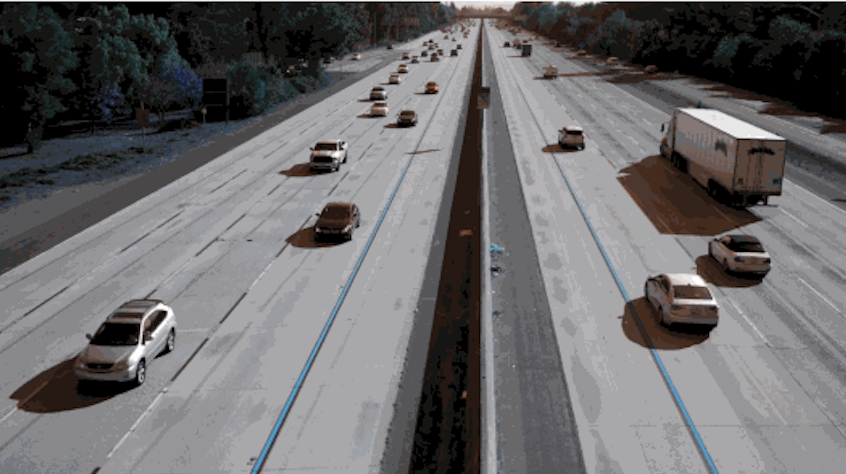
#> input picture Image_PetitJean/Travaux pratiques/donnees/frame1.png, 846 x 474 px, found by its file name
$ jupyter execute TP01.ipynb
#> lines starting #> are read from the running program, lines starting #| are printed output that depends on the picture
[cell 1]
import cv2
import matplotlib.pyplot as plt
import numpy as np

L'objectif du TP est :

- d'implémenter l'estimation du flot optique par la méthode de Lucas-Kanade : l'estimation se fera uniquement en certains points de l'image, obtenus grâce à la fonction cv.goodFeaturesToTrack

- d'utiliser une fonction de OpenCV pour l'estimation dense du flot optique cv.calcOpticalFlowFarneback

- de comparer les 2 estimations obtenues.

On appliquera l'estimation de mouvement entre les 2 images ci-dessous, et on l'affichera soit sous forme de champ de vecteurs ou comme une image HSV.

[cell 2]
img1 = cv2.imread('C:\\Users\\konta\\Desktop\\UFR SCIENCES ET TECHNIQUES\\Traitement Images\\Image_PetitJean\\Travaux pratiques\\donnees\\frame1.png')
#> img1 is the input picture: shape (474, 846, 3); mean B, G, R 107.4, 106.1, 107.6
img2 = cv2.imread('C:\\Users\\konta\\Desktop\\UFR SCIENCES ET TECHNIQUES\\Traitement Images\\Image_PetitJean\\Travaux pratiques\\donnees\\frame2.png')
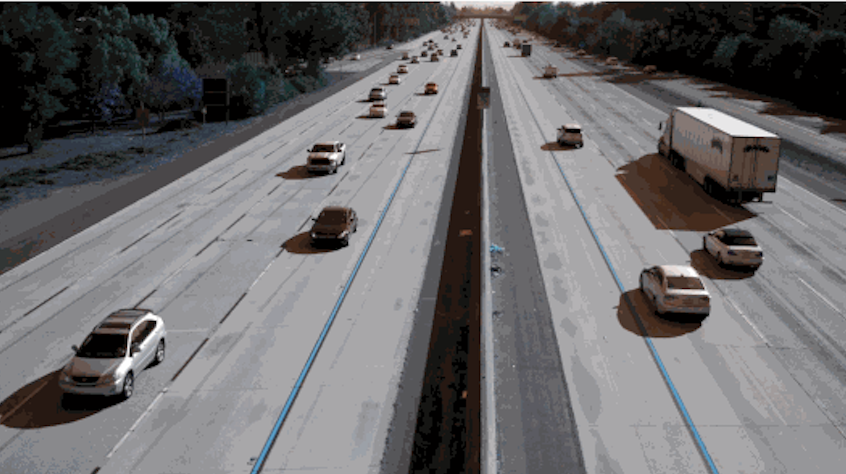
#> input picture Image_PetitJean/Travaux pratiques/donnees/frame2.png, 846 x 474 px, found by its file name
#> img2 is the input picture: shape (474, 846, 3); mean B, G, R 107.5, 106.2, 107.6

[cell 3]
plt.figure(figsize=(18, 5))
plt.subplot(1, 2, 1)  # (1, 2, 1) signifie 1 ligne, 2 colonnes, position 1
plt.imshow(cv2.cvtColor(img1, cv2.COLOR_BGR2RGB))  # Convertit BGR en RGB
plt.title('Image 1')
plt.axis('off')
plt.subplot(1, 2, 2)
plt.imshow(cv2.cvtColor(img2, cv2.COLOR_BGR2RGB))
plt.title('Image 2')
plt.axis('off')
plt.show()
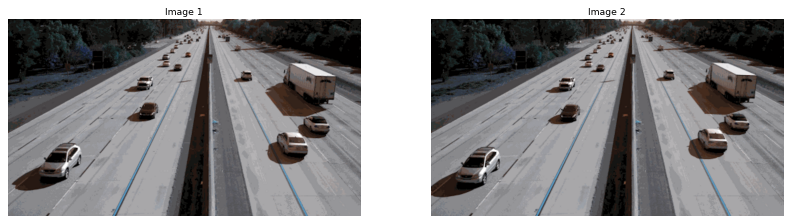
#> figure drawn by matplotlib, 2 panels

[cell 4]
gray1 = cv2.cvtColor(img1, cv2.COLOR_BGR2GRAY)
gray2 = cv2.cvtColor(img2, cv2.COLOR_BGR2GRAY)
# 1. Methode de lucas Kanade
# goofFeatures permet de trouver les coins dans la première image
corners = cv2.goodFeaturesToTrack(gray1, maxCorners=100, qualityLevel=0.01, minDistance=10)
#> corners = 100 rows, first 8: [143, 344], [166, 311], [173, 327], [343, 149], [711, 298], [142, 369], [383, 89], [170, 350]
# Calculer le flot optique Lucas-Kanade
lk_params = dict(winSize=(15, 15), maxLevel=2, criteria=(cv2.TERM_CRITERIA_EPS | cv2.TERM_CRITERIA_COUNT, 10, 0.03))
p1, st, err = cv2.calcOpticalFlowPyrLK(gray1, gray2, corners, None, **lk_params)
#> p1 = 100 rows, first 8: [130.5, 356], [155.5, 320.8], [162.7, 337.2], [340.9, 150.9], [703, 288.1], [129.4, 381.2], [381.9, 89.59], [159.3, 361.5]; st = 100 values, max 1 at index 0, min 0 at index 44, mean 0.99; err = 100 values, max 17.25 at index 5, min 0 at index 44, mean 5.53

# Sélectionner les points valides
good_new = p1[st==1]
#> good_new = 99 pairs, first value 75.7 to 777, second value 2 to 468
good_old = corners[st==1]
#> good_old = 99 pairs, first value 90 to 783, second value 2 to 468

[cell 5]
# 2. Methode de Farneback
# Calculer le flot optique dense
flow = cv2.calcOpticalFlowFarneback(gray1, gray2, None, 0.5, 3, 15, 3, 5, 1.2, 0)

# Visualiser les résultats
fig, ax = plt.subplots(1, 2, figsize=(18, 5))

# Affichage pour la méthode de Lucas-Kanade
ax[0].imshow(cv2.cvtColor(img1, cv2.COLOR_BGR2RGB))
ax[0].set_title('Lucas-Kanade Optical Flow')
for i, (new, old) in enumerate(zip(good_new, good_old)):
    a, b = new.ravel()
    c, d = old.ravel()
    ax[0].arrow(c, d, a - c, b - d, head_width=2, head_length=4, color='red')
#> this loop made 99 passes
#> (a, b, c, d) on passes 1 to 12: (130.5, 356, 143, 344), (155.5, 320.8, 166, 311), (162.7, 337.2, 173, 327), (340.9, 150.9, 343, 149), (703, 288.1, 711, 298), (129.4, 381.2, 142, 369), (381.9, 89.59, 383, 89), (159.3, 361.5, 170, 350), (429.8, 41.07, 430, 41), (756.3, 244.5, 764, 251), (286.1, 71.08, 287, 71), (312.1, 218.7, 316, 214)
    # Affichage pour la méthode de Farneback
ax[1].imshow(cv2.cvtColor(img1, cv2.COLOR_BGR2RGB))
ax[1].set_title('Farneback Optical Flow')
for i in range(0, flow.shape[0], 5):
    for j in range(0, flow.shape[1], 5):
        ax[1].arrow(j, i, flow[i, j, 0], flow[i, j, 1], head_width=2, head_length=4, color='blue')

plt.show()
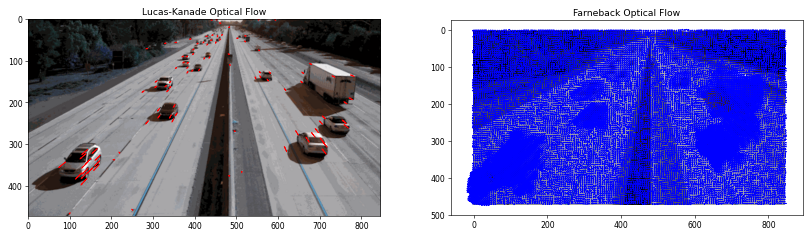
#> figure drawn by matplotlib, 2 panels
